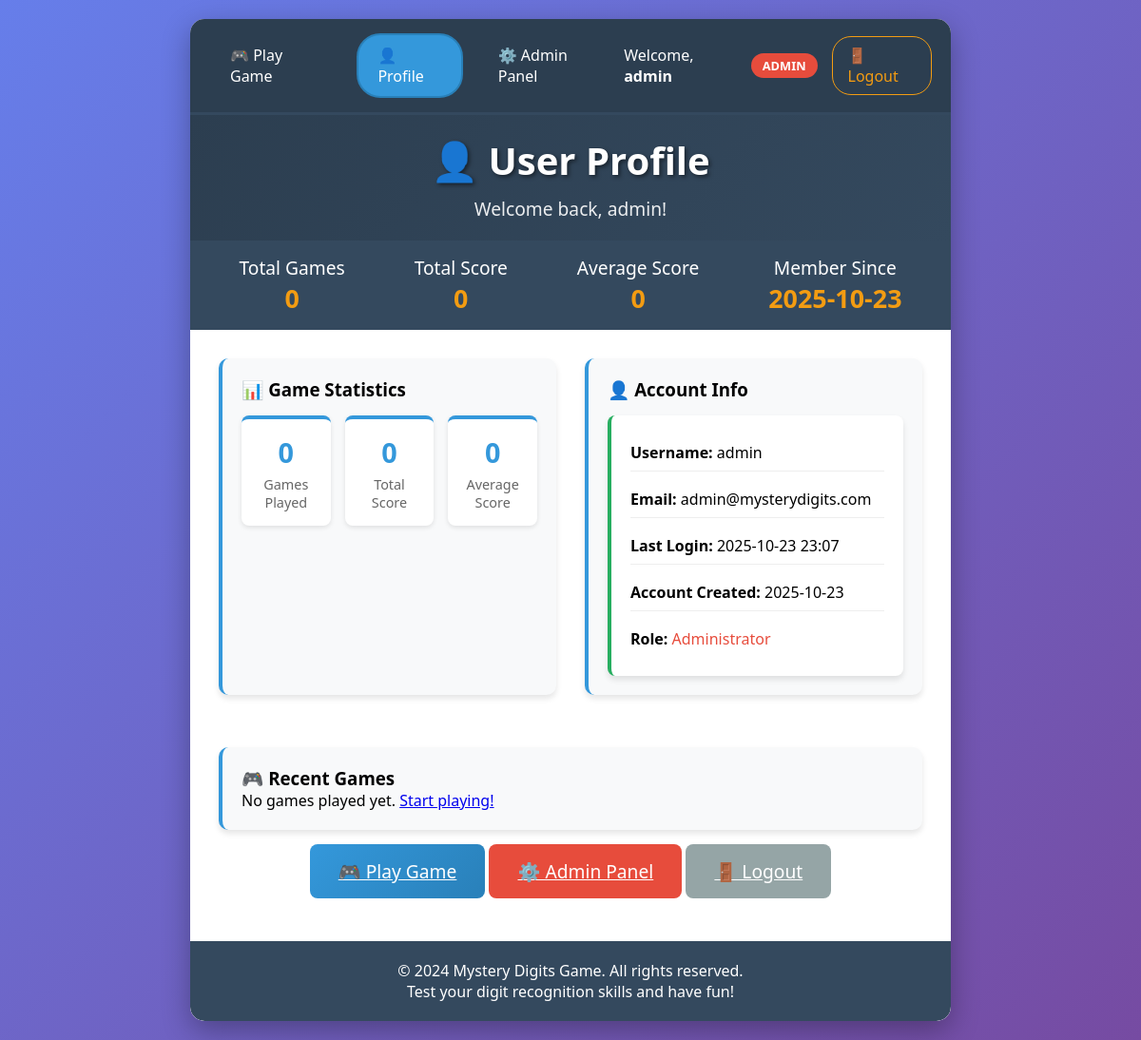
Screenshot of /profile (signed in) with the database file from the repository.
### models.py (models this page shows, shortened)
class User(UserMixin, db.Model):
    __tablename__ = 'users'
    id = db.Column(db.Integer, primary_key=True)
    username = db.Column(db.String(80), unique=True, nullable=False)
    email = db.Column(db.String(120), unique=True, nullable=False)
    password_hash = db.Column(db.String(255), nullable=False)
    is_admin = db.Column(db.Boolean, default=False)
    created_at = db.Column(db.DateTime, default=datetime.utcnow)
    last_login = db.Column(db.DateTime)
    game_sessions = db.relationship('GameSession', backref='user', lazy=True)
    def get_stats(self):
        sessions = GameSession.query.filter_by(user_id=self.id).all()
        total_score = sum(session.final_score for session in sessions)
        total_games = len(sessions)
        avg_score = total_score / total_games if total_games > 0 else 0
        return {
            'total_games': total_games,
            'total_score': total_score,
            'avg_score': round(avg_score, 2),
            'last_played': sessions[-1].created_at if sessions else None
        }

### app.py (the view)
@app.route('/profile')
@login_required
def profile():
    stats = current_user.get_stats()
    recent_games = GameSession.query.filter_by(user_id=current_user.id)\
                                   .order_by(GameSession.created_at.desc())\
                                   .limit(10).all()
    return render_template('user/profile.html', stats=stats, recent_games=recent_games)

### app.py (called while the page is built)
@login_manager.user_loader
def load_user(user_id):
    return User.query.get(int(user_id))

### templates/user/profile.html (shortened to what this page needs)
{% extends "base.html" %}
{% block content %}
<div class="header">
    <h1>👤 User Profile</h1>
    <p>Welcome back, {{ current_user.username }}!</p>
</div>
<div class="stats">
    <div class="stat-item">
        <div>Total Games</div>
        <div class="stat-value">{{ stats.total_games }}</div>
    </div>
    <div class="stat-item">
        <div>Total Score</div>
        <div class="stat-value">{{ stats.total_score }}</div>
    </div>
    <div class="stat-item">
        <div>Average Score</div>
        <div class="stat-value">{{ stats.avg_score }}</div>
    </div>
    <div class="stat-item">
        <div>Member Since</div>
        <div class="stat-value">{{ current_user.created_at.strftime('%Y-%m-%d') }}</div>
    </div>
</div>
<div class="content">
    <div style="display: grid; grid-template-columns: 1fr 1fr; gap: 30px; margin-bottom: 30px;">
        <div class="profile-section">
            <h3>📊 Game Statistics</h3>
            <div class="stats-grid">
                <div class="stat-card">
                    <div class="stat-number">{{ stats.total_games }}</div>
                    <div class="stat-label">Games Played</div>
                </div>
                <div class="stat-card">
                    <div class="stat-number">{{ stats.total_score }}</div>
                    <div class="stat-label">Total Score</div>
                </div>
                <div class="stat-card">
                    <div class="stat-number">{{ stats.avg_score }}</div>
                    <div class="stat-label">Average Score</div>
                </div>
            </div>
        </div>
        <div class="profile-section">
            <h3>👤 Account Info</h3>
            <div class="info-card">
                <p><strong>Username:</strong> {{ current_user.username }}</p>
                <p><strong>Email:</strong> {{ current_user.email }}</p>
                <p><strong>Last Login:</strong> {{ current_user.last_login.strftime('%Y-%m-%d %H:%M') if current_user.last_login else 'Never' }}</p>
                <p><strong>Account Created:</strong> {{ current_user.created_at.strftime('%Y-%m-%d') }}</p>
                {% if current_user.is_admin %}
                <p><strong>Role:</strong> <span style="color: #e74c3c;">Administrator</span></p>
                {% endif %}
            </div>
        </div>
    </div>
    <div class="profile-section">
        <h3>🎮 Recent Games</h3>
        {% if recent_games %}
        <div class="games-table">
            <table>
                <thead>
                    <tr>
                        <th>Date</th>
                        <th>Score</th>
                        <th>Questions</th>
                        <th>Accuracy</th>
                        <th>Difficulty</th>
                        <th>Duration</th>
                    </tr>
                </thead>
                <tbody>
                    {% for game in recent_games %}
                    <tr>
                        <td>{{ game.created_at.strftime('%m/%d %H:%M') }}</td>
                        <td>{{ game.final_score }}</td>
                        <td>{{ game.questions_answered }}</td>
                        <td>{{ game.accuracy() }}%</td>
                        <td>{{ game.max_difficulty.capitalize() }}</td>
                        <td>{{ game.duration }}s</td>
                    </tr>
                    {% endfor %}
                </tbody>
            </table>
        </div>
        {% else %}
        <p>No games played yet. <a href="{{ url_for('play') }}">Start playing!</a></p>
        {% endif %}
    </div>
    <div style="text-align: center; margin-top: 30px;">
        <a href="{{ url_for('play') }}" class="submit-btn">🎮 Play Game</a>
        {% if current_user.is_admin %}
        <a href="{{ url_for('admin_dashboard') }}" class="submit-btn" style="background: #e74c3c;">⚙️ Admin Panel</a>
        {% endif %}
        <a href="{{ url_for('logout') }}" class="submit-btn" style="background: #95a5a6;">🚪 Logout</a>
    </div>
</div>
{% endblock %}

### templates/base.html (shortened to what this page needs)
<!DOCTYPE html>
<html lang="en">
<head>
</head>
<body>
    <div class="container">
{% if current_user.is_authenticated %}
<div class="nav-bar">
    <div class="nav-links">
        <a href="{{ url_for('play') }}" class="{% if request.endpoint == 'play' %}active{% endif %}">🎮 Play Game</a>
        <a href="{{ url_for('profile') }}" class="{% if request.endpoint == 'profile' %}active{% endif %}">👤 Profile</a>
        {% if current_user.is_admin %}
        <a href="{{ url_for('admin_dashboard') }}" class="{% if request.endpoint == 'admin_dashboard' or request.endpoint == 'admin_users' or request.endpoint == 'admin_game_stats' %}active{% endif %}">⚙️ Admin Panel</a>
        {% endif %}
    </div>
    <div class="user-info">
        <span>Welcome, <strong>{{ current_user.username }}</strong></span>
        {% if current_user.is_admin %}
        <span class="badge badge-danger">ADMIN</span>
        {% endif %}
        <a href="{{ url_for('logout') }}">🚪 Logout</a>
    </div>
</div>
{% endif %}
        <div class="main-content">
            {% block content %}{% endblock %}
        </div>
        <div class="footer">
            <p>&copy; 2024 Mystery Digits Game. All rights reserved.</p>
            <p>Test your digit recognition skills and have fun!</p>
        </div>
    </div>
</body>
</html>

### templates/base.html (style rules this page uses)
* { margin: 0; padding: 0; box-sizing: border-box; }
body { font-family: 'Segoe UI', Tahoma, Geneva, Verdana, sans-serif; background: linear-gradient(135deg, #667eea 0%, #764ba2 100%); min-height: 100vh; padding: 20px; }
.container { max-width: 800px; margin: 0 auto; background: white; border-radius: 15px; box-shadow: 0 10px 30px rgba(0,0,0,0.3); overflow: hidden; min-height: 500px; }
.header { background: linear-gradient(135deg, #2c3e50, #34495e); color: white; padding: 20px; text-align: center; }
.header h1 { font-size: 2.5em; margin-bottom: 10px; text-shadow: 2px 2px 4px rgba(0,0,0,0.5); }
.header p { font-size: 1.2em; opacity: 0.9; }
.stats { display: flex; justify-content: space-around; background: #34495e; padding: 15px; color: white; font-size: 1.2em; }
.stat-item { text-align: center; }
.stat-value { font-weight: bold; font-size: 1.4em; color: #f39c12; }
.content { padding: 30px; }
.submit-btn { padding: 15px 30px; font-size: 1.2em; background: linear-gradient(135deg, #3498db, #2980b9); color: white; border: none; border-radius: 8px; cursor: pointer; transition: transform 0.2s, box-shadow 0.2s; }
.nav-bar { background: #2c3e50; padding: 15px 20px; display: flex; justify-content: space-between; align-items: center; border-bottom: 3px solid #34495e; }
.nav-links { display: flex; gap: 15px; align-items: center; }
.nav-links a { color: white; text-decoration: none; padding: 10px 20px; border-radius: 25px; transition: all 0.3s ease; font-weight: 500; border: 2px solid transparent; }
.nav-links a.active { background: #3498db; border-color: #2980b9; }
.user-info { color: white; font-size: 1em; display: flex; align-items: center; gap: 15px; }
.user-info a { color: #f39c12; text-decoration: none; padding: 8px 16px; border-radius: 20px; border: 1px solid #f39c12; transition: all 0.3s ease; }
.profile-section, .admin-section { background: #f8f9fa; padding: 25px; border-radius: 12px; margin-bottom: 25px; border-left: 5px solid #3498db; box-shadow: 0 4px 6px rgba(0,0,0,0.1); }
.stats-grid { display: grid; grid-template-columns: repeat(auto-fit, minmax(180px, 1fr)); gap: 20px; margin-top: 20px; }
.stat-card { background: white; padding: 20px; border-radius: 10px; text-align: center; box-shadow: 0 4px 8px rgba(0,0,0,0.1); transition: transform 0.3s ease; border-top: 4px solid #3498db; }
.stat-number { font-size: 2.2em; font-weight: bold; color: #3498db; margin-bottom: 5px; }
.stat-label { font-size: 0.95em; color: #666; font-weight: 500; }
.info-card { background: white; padding: 25px; border-radius: 10px; margin-top: 20px; box-shadow: 0 4px 6px rgba(0,0,0,0.1); border-left: 4px solid #27ae60; }
.info-card p { margin-bottom: 10px; padding: 8px 0; border-bottom: 1px solid #eee; }
.info-card p:last-child { margin-bottom: 0; border-bottom: none; }
.badge { display: inline-block; padding: 4px 12px; border-radius: 20px; font-size: 0.8em; font-weight: bold; text-transform: uppercase; }
.badge-danger { background: #e74c3c; color: white; }
.footer { text-align: center; padding: 20px; background: #34495e; color: white; margin-top: 30px; border-radius: 0 0 15px 15px; }

### templates/user/profile.html (style rules this page uses)
.profile-section { background: #f8f9fa; padding: 20px; border-radius: 10px; border-left: 4px solid #3498db; }
.stats-grid { display: grid; grid-template-columns: 1fr 1fr 1fr; gap: 15px; margin-top: 15px; }
.stat-card { background: white; padding: 15px; border-radius: 8px; text-align: center; box-shadow: 0 2px 5px rgba(0,0,0,0.1); }
.stat-number { font-size: 1.8em; font-weight: bold; color: #3498db; }
.stat-label { font-size: 0.9em; color: #666; }
.info-card { background: white; padding: 20px; border-radius: 8px; margin-top: 15px; }

### rows the page displays
User: username "admin", created_at "2025-10-23", email "admin@mysterydigits.com", last_login "2025-10-23 23:07"

### other values shown
{{ stats.total_games }} "0"
{{ stats.total_score }} "0"
{{ stats.avg_score }} "0"
